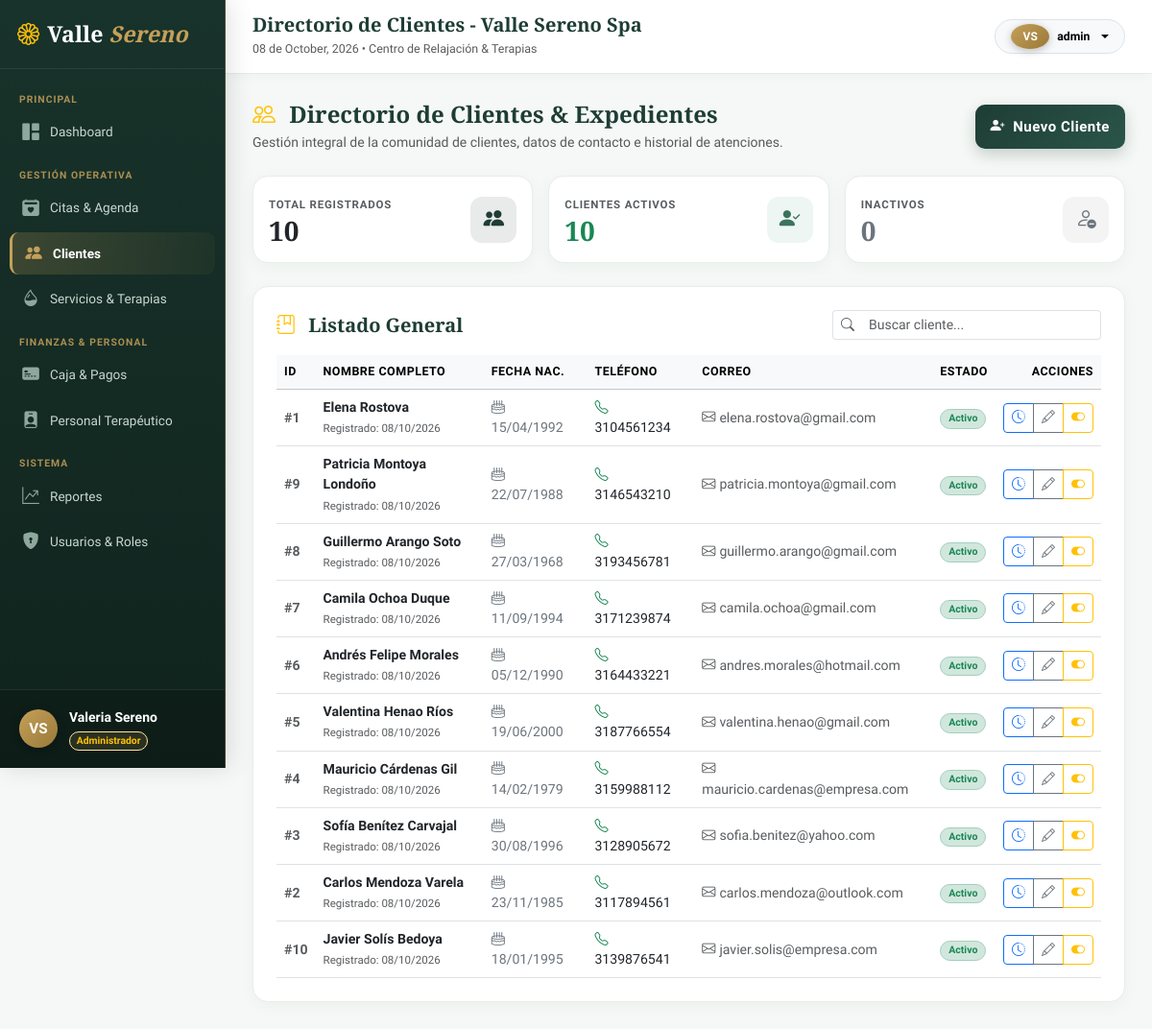
/index.php?c=clientes&a=index (signed in), run on the app's committed database.
### tables this page shows
CREATE TABLE IF NOT EXISTS clientes (
    id INT AUTO_INCREMENT PRIMARY KEY,
    nombre_completo VARCHAR(120) NOT NULL,
    fecha_nacimiento DATE NOT NULL,
    telefono VARCHAR(20) NOT NULL,
    correo VARCHAR(100) NOT NULL,
    estado ENUM('activo', 'inactivo') NOT NULL DEFAULT 'activo',
    creado_en TIMESTAMP DEFAULT CURRENT_TIMESTAMP,
    INDEX idx_clientes_telefono (telefono),
    INDEX idx_clientes_correo (correo)
);

### app/controllers/ClientesController.php (called while the page is built, shortened)
<?php
require_once __DIR__ . '/../services/ClienteService.php';
class ClientesController {
    private ClienteService $service;
    public function __construct() {
        $this->service = new ClienteService();
    }
    public function index(): void {
        $clientes = $this->service->listarClientes();
        require_once __DIR__ . '/../views/layouts/main.php';
    }
}

### app/models/Cliente.php (called while the page is built, shortened)
<?php
class Cliente {
    private PDO $db;
    public function __construct(?PDO $pdo = null) {
        if ($pdo !== null) {
            $this->db = $pdo;
        } else {
            try {
                $dsn = "mysql:host=" . DB_HOST . ";port=" . DB_PORT . ";dbname=" . DB_NAME . ";charset=" . DB_CHARSET;
                $this->db = new PDO($dsn, DB_USER, DB_PASS, [
                    PDO::ATTR_ERRMODE => PDO::ERRMODE_EXCEPTION,
                    PDO::ATTR_DEFAULT_FETCH_MODE => PDO::FETCH_ASSOC
                ]);
            } catch (PDOException $e) {
                die("Error de conexión a la base de datos: " . $e->getMessage());
            }
        }
    }
    public function obtenerTodos(): array {
        $stmt = $this->db->query("SELECT * FROM clientes ORDER BY creado_en DESC");
        return $stmt->fetchAll();
    }
}

### app/services/ClienteService.php (called while the page is built, shortened)
<?php
require_once __DIR__ . '/../models/Cliente.php';
class ClienteService {
    private Cliente $model;
    public function __construct(?Cliente $model = null) {
        $this->model = $model ?? new Cliente();
    }
    public function listarClientes(): array {
        return $this->model->obtenerTodos();
    }
}

### app/views/clientes/index.php (the view, shortened to what this page needs)
<div class="d-flex flex-column flex-md-row justify-content-between align-items-md-center gap-3 mb-4">
    <div>
        <h4 class="fw-bold mb-1" style="color: var(--spa-primary); font-family: var(--font-serif);">
            <i class="bi bi-people text-warning me-2"></i> Directorio de Clientes & Expedientes
        </h4>
        <p class="text-muted small mb-0">Gestión integral de la comunidad de clientes, datos de contacto e historial de atenciones.</p>
    </div>
    <button class="btn btn-spa-primary btn-sm px-3 d-inline-flex align-items-center gap-2" data-bs-toggle="modal" data-bs-target="#modalCliente" onclick="prepararNuevoCliente()">
        <i class="bi bi-person-plus-fill"></i>
        <span>Nuevo Cliente</span>
    </button>
</div>
<div class="row g-3 mb-4">
    <div class="col-sm-6 col-md-4">
        <div class="spa-card p-3 d-flex align-items-center justify-content-between">
            <div>
                <small class="text-muted text-uppercase fw-bold" style="font-size: 0.72rem; letter-spacing: 0.8px;">Total Registrados</small>
                <h3 class="fw-bold mb-0 text-dark" style="font-family: var(--font-serif);"><?= count($clientes ?? []) ?></h3>
            </div>
            <div class="stat-icon" style="background: rgba(30, 61, 52, 0.1); color: var(--spa-primary);">
                <i class="bi bi-people-fill"></i>
            </div>
        </div>
    </div>
    <div class="col-sm-6 col-md-4">
        <div class="spa-card p-3 d-flex align-items-center justify-content-between">
            <div>
                <small class="text-muted text-uppercase fw-bold" style="font-size: 0.72rem; letter-spacing: 0.8px;">Clientes Activos</small>
                <h3 class="fw-bold mb-0 text-success" style="font-family: var(--font-serif);">
                    <?= count(array_filter($clientes ?? [], fn($c) => $c['estado'] === 'activo')) ?>
                </h3>
            </div>
            <div class="stat-icon" style="background: #eef6f3; color: #3b735c;">
                <i class="bi bi-person-check-fill"></i>
            </div>
        </div>
    </div>
    <div class="col-sm-6 col-md-4">
        <div class="spa-card p-3 d-flex align-items-center justify-content-between">
            <div>
                <small class="text-muted text-uppercase fw-bold" style="font-size: 0.72rem; letter-spacing: 0.8px;">Inactivos</small>
                <h3 class="fw-bold mb-0 text-secondary" style="font-family: var(--font-serif);">
                    <?= count(array_filter($clientes ?? [], fn($c) => $c['estado'] === 'inactivo')) ?>
                </h3>
            </div>
            <div class="stat-icon" style="background: #f4f4f4; color: #6c757d;">
                <i class="bi bi-person-dash"></i>
            </div>
        </div>
    </div>
</div>
<div class="spa-card p-4">
    <div class="d-flex justify-content-between align-items-center mb-3">
        <h5 class="fw-bold mb-0" style="color: var(--spa-primary); font-family: var(--font-serif);">
            <i class="bi bi-journal-bookmark text-warning me-2"></i> Listado General
        </h5>
        <div class="input-group input-group-sm" style="max-width: 280px;">
            <span class="input-group-text bg-white border-end-0"><i class="bi bi-search text-muted"></i></span>
            <input type="text" id="busquedaCliente" class="form-control border-start-0" placeholder="Buscar cliente..." onkeyup="filtrarTablaClientes()">
        </div>
    </div>
    <div class="table-responsive">
        <table class="table table-hover align-middle mb-0" id="tablaClientes">
            <thead class="table-light">
                <tr style="font-size: 0.78rem; text-transform: uppercase; letter-spacing: 0.5px; color: #556b61;">
                    <th>ID</th>
                    <th>NOMBRE COMPLETO</th>
                    <th>FECHA NAC.</th>
                    <th>TELÉFONO</th>
                    <th>CORREO</th>
                    <th>ESTADO</th>
                    <th class="text-end">ACCIONES</th>
                </tr>
            </thead>
            <tbody style="font-size: 0.88rem;">
                <?php if (empty($clientes)): ?>
                    <tr>
                        <td colspan="7" class="text-center py-4 text-muted">
                            <i class="bi bi-person-exclamation fs-3 d-block mb-1 text-muted"></i>
                            No hay clientes registrados en el sistema.
                        </td>
                    </tr>
                <?php else: ?>
                    <?php foreach ($clientes as $c): ?>
                        <tr>
                            <td class="fw-bold text-muted">#<?= $c['id'] ?></td>
                            <td>
                                <div class="fw-bold text-dark"><?= htmlspecialchars($c['nombre_completo']) ?></div>
                                <small class="text-muted" style="font-size: 0.72rem;">Registrado: <?= date('d/m/Y', strtotime($c['creado_en'])) ?></small>
                            </td>
                            <td>
                                <span class="text-secondary">
                                    <i class="bi bi-cake2 me-1"></i><?= date('d/m/Y', strtotime($c['fecha_nacimiento'])) ?>
                                </span>
                            </td>
                            <td>
                                <a href="tel:<?= htmlspecialchars($c['telefono']) ?>" class="text-decoration-none text-dark fw-medium">
                                    <i class="bi bi-telephone text-success me-1"></i><?= htmlspecialchars($c['telefono']) ?>
                                </a>
                            </td>
                            <td>
                                <?php if (!empty($c['correo'])): ?>
                                    <a href="mailto:<?= htmlspecialchars($c['correo']) ?>" class="text-decoration-none text-muted">
                                        <i class="bi bi-envelope me-1"></i><?= htmlspecialchars($c['correo']) ?>
                                    </a>
                                <?php else: ?>
                                    <span class="text-muted italic">Sin correo</span>
                                <?php endif; ?>
                            </td>
                            <td>
                                <?php if ($c['estado'] === 'activo'): ?>
                                    <span class="badge bg-success-subtle text-success border border-success-subtle rounded-pill px-2 py-1">Activo</span>
                                <?php else: ?>
                                    <span class="badge bg-secondary-subtle text-secondary border rounded-pill px-2 py-1">Inactivo</span>
                                <?php endif; ?>
                            </td>
                            <td class="text-end">
                                <div class="btn-group btn-group-sm">
                                    <button class="btn btn-outline-primary" title="Ver Historial" onclick="verHistorialCliente(<?= $c['id'] ?>, '<?= htmlspecialchars($c['nombre_completo'], ENT_QUOTES) ?>')">
                                        <i class="bi bi-clock-history"></i>
                                    </button>
                                    <button class="btn btn-outline-secondary" title="Editar Expediente"
                                            onclick='editarCliente(<?= json_encode($c) ?>)'>
                                        <i class="bi bi-pencil"></i>
                                    </button>
                                    <button class="btn btn-outline-<?= $c['estado'] === 'activo' ? 'warning' : 'success' ?>"
                                            title="<?= $c['estado'] === 'activo' ? 'Desactivar' : 'Activar' ?>"
                                            onclick="cambiarEstadoCliente(<?= $c['id'] ?>, '<?= $c['estado'] === 'activo' ? 'inactivo' : 'activo' ?>')">
                                        <i class="bi bi-toggle-<?= $c['estado'] === 'activo' ? 'on' : 'off' ?>"></i>
                                    </button>
                                </div>
                            </td>
                        </tr>
                    <?php endforeach; ?>
                <?php endif; ?>
            </tbody>
        </table>
    </div>
</div>

### public/css/spa-theme.css (style rules this page uses)
:root { --spa-primary: #1e3d34; --spa-primary-light: #2c594c; --spa-secondary: #c5a059; --spa-secondary-hover: #b38f4a; --spa-accent: #6b8e23; --spa-bg-soft: #f7f9f7; --spa-card-bg: rgba(255, 255, 255, 0.88); --spa-text-dark: #1b2621; --spa-text-muted: #5e6d66; --spa-border: #e2e8e4; --spa-radius: 18px; --spa-shadow: 0 20px 45px rgba(25, 45, 38, 0.12); --spa-shadow-glow: 0 0 25px rgba(197, 160, 89, 0.25); --font-serif: 'Playfair Display', Georgia, serif; --font-sans: 'Plus Jakarta Sans', system-ui, -apple-system, sans-serif; }
body { font-family: var(--font-sans); color: var(--spa-text-dark); background-color: var(--spa-bg-soft); margin: 0; padding: 0; -webkit-font-smoothing: antialiased; }
.btn-spa-primary { height: 46px; background: linear-gradient(135deg, #1e3d34 0%, #2b5549 100%); border: none; color: #ffffff; font-weight: 600; letter-spacing: 0.5px; border-radius: 10px; font-size: 0.94rem; box-shadow: 0 6px 16px rgba(30, 61, 52, 0.22); transition: all 0.3s cubic-bezier(0.165, 0.84, 0.44, 1); display: flex; align-items: center; justify-content: center; gap: 8px; }
.spa-card { background: #ffffff; border-radius: 16px; border: 1px solid #e7ede9; box-shadow: 0 4px 18px rgba(25, 45, 38, 0.04); transition: transform 0.25s ease, box-shadow 0.25s ease; }
.stat-icon { width: 48px; height: 48px; border-radius: 12px; display: flex; align-items: center; justify-content: center; font-size: 1.35rem; }

### data on the page
clientes: id "1", nombre_completo "Elena Rostova", creado_en "08/10/2026", fecha_nacimiento "15/04/1992", telefono "3104561234", correo "elena.rostova@gmail.com", estado "Activo"
clientes: id "9", nombre_completo "Patricia Montoya Londoño", creado_en "08/10/2026", fecha_nacimiento "22/07/1988", telefono "3146543210", correo "patricia.montoya@gmail.com", estado "Activo"
clientes: id "8", nombre_completo "Guillermo Arango Soto", creado_en "08/10/2026", fecha_nacimiento "27/03/1968", telefono "3193456781", correo "guillermo.arango@gmail.com", estado "Activo"
clientes: id "7", nombre_completo "Camila Ochoa Duque", creado_en "08/10/2026", fecha_nacimiento "11/09/1994", telefono "3171239874", correo "camila.ochoa@gmail.com", estado "Activo"
clientes: id "6", nombre_completo "Andrés Felipe Morales", creado_en "08/10/2026", fecha_nacimiento "05/12/1990", telefono "3164433221", correo "andres.morales@hotmail.com", estado "Activo"
clientes: id "5", nombre_completo "Valentina Henao Ríos", creado_en "08/10/2026", fecha_nacimiento "19/06/2000", telefono "3187766554", correo "valentina.henao@gmail.com", estado "Activo"
clientes: id "4", nombre_completo "Mauricio Cárdenas Gil", creado_en "08/10/2026", fecha_nacimiento "14/02/1979", telefono "3159988112", correo "mauricio.cardenas@empresa.com", estado "Activo"
clientes: id "3", nombre_completo "Sofía Benítez Carvajal", creado_en "08/10/2026", fecha_nacimiento "30/08/1996", telefono "3128905672", correo "sofia.benitez@yahoo.com", estado "Activo"
clientes: id "2", nombre_completo "Carlos Mendoza Varela", creado_en "08/10/2026", fecha_nacimiento "23/11/1985", telefono "3117894561", correo "carlos.mendoza@outlook.com", estado "Activo"
clientes: id "10", nombre_completo "Javier Solís Bedoya", creado_en "08/10/2026", fecha_nacimiento "18/01/1995", telefono "3139876541", correo "javier.solis@empresa.com", estado "Activo"

### other printed values
$userInitials "VS"
$user['nombre'] "Valeria Sereno"
$user['rol'] "Administrador"
$pageTitle "Directorio de Clientes - Valle Sereno Spa"
$user['usuario'] "admin"
count($clientes ?? []) "10"
